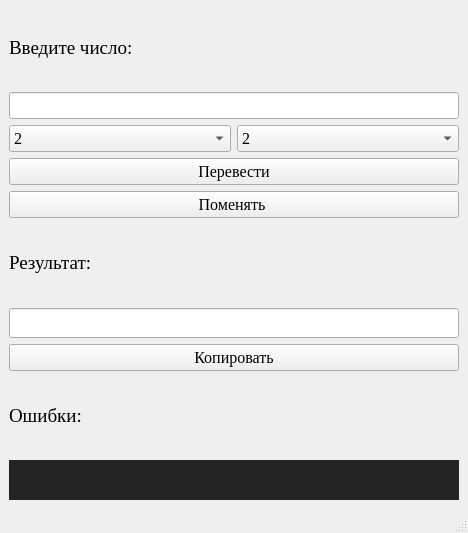
<?xml version="1.0" encoding="UTF-8"?>
<ui version="4.0">
 <class>MainWindow</class>
 <widget class="QMainWindow" name="MainWindow">
  <property name="geometry">
   <rect>
    <x>0</x>
    <y>0</y>
    <width>468</width>
    <height>533</height>
   </rect>
  </property>
  <property name="font">
   <font>
    <pointsize>12</pointsize>
   </font>
  </property>
  <property name="windowTitle">
   <string>Converter</string>
  </property>
  <property name="layoutDirection">
   <enum>Qt::LayoutDirection::LeftToRight</enum>
  </property>
  <property name="styleSheet">
   <string notr="true">widget-&gt;setStyleSheet(&quot;background-color: #f0f0f0;&quot;);</string>
  </property>
  <widget class="QWidget" name="centralwidget">
   <layout class="QHBoxLayout" name="horizontalLayout">
    <item>
     <layout class="QVBoxLayout" name="verticalLayout">
      <item>
       <widget class="QLabel" name="beginTextLabel">
        <property name="baseSize">
         <size>
          <width>0</width>
          <height>0</height>
         </size>
        </property>
        <property name="font">
         <font>
          <family>Times New Roman</family>
          <pointsize>14</pointsize>
         </font>
        </property>
        <property name="layoutDirection">
         <enum>Qt::LayoutDirection::LeftToRight</enum>
        </property>
        <property name="text">
         <string>Введите число:</string>
        </property>
       </widget>
      </item>
      <item>
       <widget class="QLineEdit" name="inputLineEdit"/>
      </item>
      <item>
       <layout class="QHBoxLayout" name="horizontalLayout_3">
        <item>
         <widget class="QComboBox" name="beginBaseComboBox">
          <property name="font">
           <font>
            <family>Times New Roman</family>
            <pointsize>12</pointsize>
           </font>
          </property>
          <property name="layoutDirection">
           <enum>Qt::LayoutDirection::LeftToRight</enum>
          </property>
          <item>
           <property name="text">
            <string>2</string>
           </property>
          </item>
          <item>
           <property name="text">
            <string>10</string>
           </property>
          </item>
          <item>
           <property name="text">
            <string>16</string>
           </property>
          </item>
         </widget>
        </item>
        <item>
         <widget class="QComboBox" name="lastBaseComboBox">
          <property name="font">
           <font>
            <family>Times New Roman</family>
            <pointsize>12</pointsize>
           </font>
          </property>
          <item>
           <property name="text">
            <string>2</string>
           </property>
          </item>
          <item>
           <property name="text">
            <string>10</string>
           </property>
          </item>
          <item>
           <property name="text">
            <string>16</string>
           </property>
          </item>
         </widget>
        </item>
       </layout>
      </item>
      <item>
       <widget class="QPushButton" name="convertButton">
        <property name="minimumSize">
         <size>
          <width>350</width>
          <height>0</height>
         </size>
        </property>
        <property name="font">
         <font>
          <family>Times New Roman</family>
          <pointsize>12</pointsize>
         </font>
        </property>
        <property name="text">
         <string>Перевести</string>
        </property>
       </widget>
      </item>
      <item>
       <widget class="QPushButton" name="SwapPushButton">
        <property name="font">
         <font>
          <family>Times New Roman</family>
          <pointsize>12</pointsize>
         </font>
        </property>
        <property name="text">
         <string>Поменять </string>
        </property>
       </widget>
      </item>
      <item>
       <widget class="QLabel" name="resultTextLabel">
        <property name="font">
         <font>
          <family>Times New Roman</family>
          <pointsize>14</pointsize>
         </font>
        </property>
        <property name="text">
         <string>Результат:</string>
        </property>
       </widget>
      </item>
      <item>
       <widget class="QLineEdit" name="outputLineEdit">
        <property name="font">
         <font>
          <family>Times New Roman</family>
          <pointsize>14</pointsize>
         </font>
        </property>
       </widget>
      </item>
      <item>
       <widget class="QPushButton" name="copyButton">
        <property name="maximumSize">
         <size>
          <width>16777215</width>
          <height>16777215</height>
         </size>
        </property>
        <property name="font">
         <font>
          <family>Times New Roman</family>
          <pointsize>12</pointsize>
         </font>
        </property>
        <property name="text">
         <string>Копировать</string>
        </property>
       </widget>
      </item>
      <item>
       <widget class="QLabel" name="errorTextLabel">
        <property name="font">
         <font>
          <family>Times New Roman</family>
          <pointsize>14</pointsize>
         </font>
        </property>
        <property name="text">
         <string>Ошибки:</string>
        </property>
       </widget>
      </item>
      <item>
       <widget class="QLabel" name="showErrorLabel">
        <property name="maximumSize">
         <size>
          <width>16777215</width>
          <height>40</height>
         </size>
        </property>
        <property name="font">
         <font>
          <family>Times New Roman</family>
          <pointsize>14</pointsize>
         </font>
        </property>
        <property name="autoFillBackground">
         <bool>false</bool>
        </property>
        <property name="styleSheet">
         <string notr="true">background-color: rgb(36, 36, 36); 
color: rgb(255, 0, 0);</string>
        </property>
        <property name="text">
         <string/>
        </property>
        <property name="alignment">
         <set>Qt::AlignmentFlag::AlignCenter</set>
        </property>
       </widget>
      </item>
     </layout>
    </item>
   </layout>
  </widget>
  <widget class="QMenuBar" name="menubar">
   <property name="geometry">
    <rect>
     <x>0</x>
     <y>0</y>
     <width>468</width>
     <height>25</height>
    </rect>
   </property>
  </widget>
  <widget class="QStatusBar" name="statusbar"/>
 </widget>
 <resources/>
 <connections/>
</ui>
